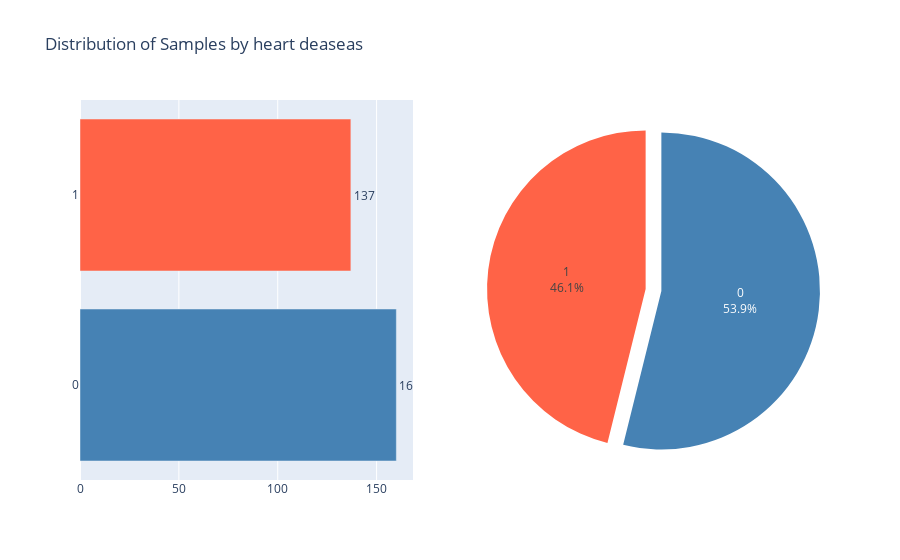

This figure's notebook cell:
### Code cell
# Assuming 'df1' is your DataFrame and it contains the 'target' column

# Distribution of samples by target label
target = df1['target'].value_counts()
target_labels = ['0', '1']
colors = ['steelblue', 'tomato']

# Create subplots: 1 row, 2 columns
fig = make_subplots(rows=1, cols=2, specs=[[{"type": "xy"}, {"type": "domain"}]])

# Horizontal bar chart
fig.add_trace(
    go.Bar(
        y=target.index.astype(str),
        x=target.values,
        orientation='h',
        marker=dict(color=colors),
        text=target.values,  # This adds the text on the bars
        textposition='outside',
    ),
    row=1, col=1
)

# Pie chart
fig.add_trace(
    go.Pie(
        labels=target_labels,
        values=target.values,
        pull=[0.05] * len(target.index),  # This creates the 'explode' effect
        textinfo='percent+label',
        marker=dict(colors=colors),
    ),
    row=1, col=2
)

# Update the layout
fig.update_layout(
    title='Distribution of Samples by heart deaseas',
    showlegend=False,
    barmode='group'
)

# Show plot
fig.show()

### Figure 1 — Plotly figure (JSON) as saved in the notebook; plotly's stock layout.template omitted (floating-point values rounded to 4 significant figures)
{"data": [{"marker": {"color": ["steelblue", "tomato"]}, "orientation": "h", "text": [160, 137], "textposition": "outside", "type": "bar", "x": [160, 137], "xaxis": "x", "y": ["0", "1"], "yaxis": "y"}, {"domain": {"x": [0.55, 1], "y": [0, 1]}, "labels": ["0", "1"], "marker": {"colors": ["steelblue", "tomato"]}, "pull": [0.05, 0.05], "textinfo": "percent+label", "type": "pie", "values": [160, 137]}], "layout": {"barmode": "group", "showlegend": false, "title": {"text": "Distribution of Samples by heart deaseas"}, "xaxis": {"anchor": "y", "domain": [0, 0.45]}, "yaxis": {"anchor": "x", "domain": [0, 1]}}}
